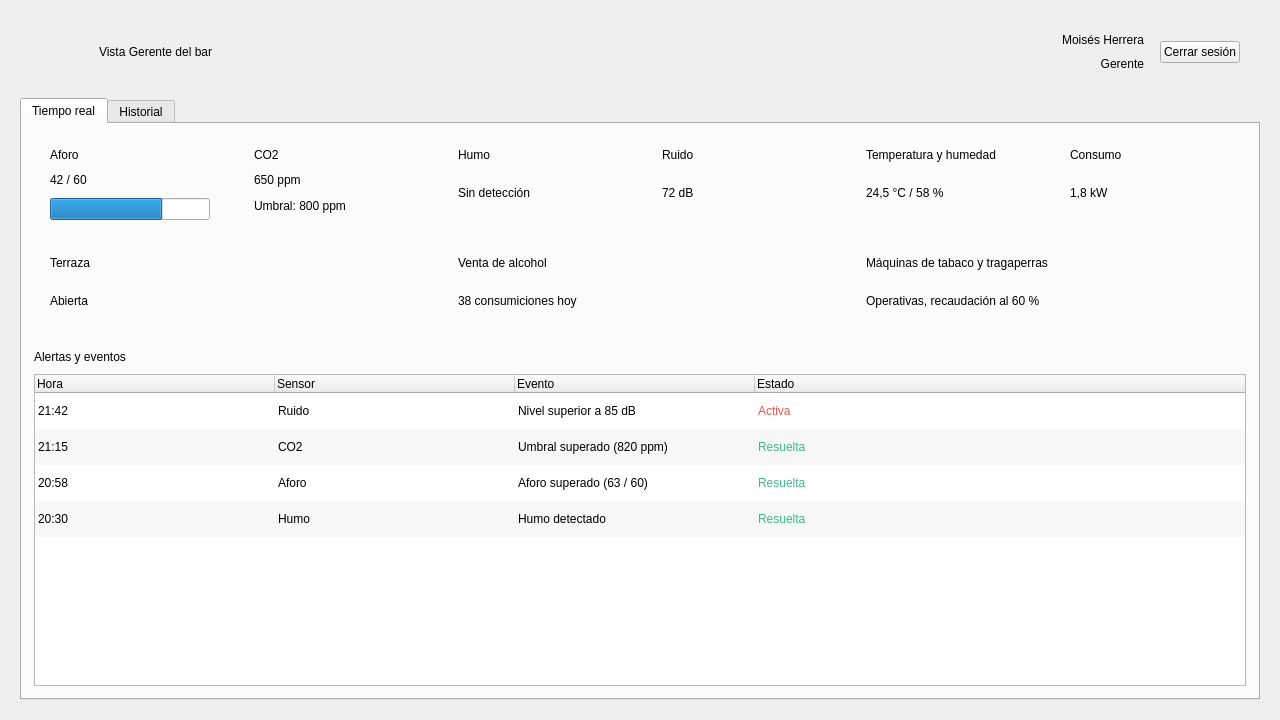
<?xml version='1.0' encoding='UTF-8'?>
<ui version="4.0">
 <class>Gerente</class>
 <widget class="QWidget" name="Gerente">
  <property name="geometry">
   <rect>
    <x>0</x>
    <y>0</y>
    <width>1280</width>
    <height>720</height>
   </rect>
  </property>
  <property name="minimumSize">
   <size>
    <width>1280</width>
    <height>720</height>
   </size>
  </property>
  <property name="windowTitle">
   <string>El Bar de Moe - Vista Gerente del bar</string>
  </property>
  <layout class="QVBoxLayout" name="layoutPrincipal" stretch="0,1">
   <property name="spacing">
    <number>14</number>
   </property>
   <property name="leftMargin">
    <number>20</number>
   </property>
   <property name="topMargin">
    <number>20</number>
   </property>
   <property name="rightMargin">
    <number>20</number>
   </property>
   <property name="bottomMargin">
    <number>20</number>
   </property>
   <item>
    <widget class="QFrame" name="frameCabecera">
     <property name="frameShape">
      <enum>QFrame::NoFrame</enum>
     </property>
     <property name="minimumSize">
      <size>
       <width>0</width>
       <height>64</height>
      </size>
     </property>
     <layout class="QHBoxLayout" name="layoutCabecera" stretch="0,1,0,0">
      <property name="spacing">
       <number>16</number>
      </property>
      <property name="leftMargin">
       <number>20</number>
      </property>
      <property name="topMargin">
       <number>8</number>
      </property>
      <property name="rightMargin">
       <number>20</number>
      </property>
      <property name="bottomMargin">
       <number>8</number>
      </property>
      <item>
       <widget class="QLabel" name="lblLogo">
        <property name="minimumSize">
         <size>
          <width>43</width>
          <height>44</height>
         </size>
        </property>
        <property name="maximumSize">
         <size>
          <width>43</width>
          <height>44</height>
         </size>
        </property>
        <property name="pixmap">
         <pixmap>assets/logo.png</pixmap>
        </property>
        <property name="scaledContents">
         <bool>true</bool>
        </property>
       </widget>
      </item>
      <item>
       <widget class="QLabel" name="lblTituloPantalla">
        <property name="text">
         <string>Vista Gerente del bar</string>
        </property>
       </widget>
      </item>
      <item>
       <layout class="QVBoxLayout" name="layoutUsuario">
        <property name="spacing">
         <number>0</number>
        </property>
        <property name="leftMargin">
         <number>0</number>
        </property>
        <property name="topMargin">
         <number>0</number>
        </property>
        <property name="rightMargin">
         <number>0</number>
        </property>
        <property name="bottomMargin">
         <number>0</number>
        </property>
        <item>
         <widget class="QLabel" name="lblNombreUsuario">
          <property name="text">
           <string>Moisés Herrera</string>
          </property>
          <property name="alignment">
           <set>Qt::AlignRight|Qt::AlignVCenter</set>
          </property>
         </widget>
        </item>
        <item>
         <widget class="QLabel" name="lblRolUsuario">
          <property name="text">
           <string>Gerente</string>
          </property>
          <property name="alignment">
           <set>Qt::AlignRight|Qt::AlignVCenter</set>
          </property>
         </widget>
        </item>
       </layout>
      </item>
      <item>
       <widget class="QPushButton" name="btnCerrarSesion">
        <property name="text">
         <string>Cerrar sesión</string>
        </property>
       </widget>
      </item>
     </layout>
    </widget>
   </item>
   <item>
    <widget class="QTabWidget" name="tabPrincipal">
     <widget class="QWidget" name="pagTiempoReal">
      <layout class="QVBoxLayout" name="layoutTiempoReal" stretch="0,0,1">
       <property name="spacing">
        <number>10</number>
       </property>
       <property name="leftMargin">
        <number>12</number>
       </property>
       <property name="topMargin">
        <number>12</number>
       </property>
       <property name="rightMargin">
        <number>12</number>
       </property>
       <property name="bottomMargin">
        <number>12</number>
       </property>
       <item>
        <layout class="QGridLayout" name="layoutTarjetas" columnstretch="1,1,1,1,1,1">
         <property name="spacing">
          <number>12</number>
         </property>
         <property name="leftMargin">
          <number>0</number>
         </property>
         <property name="topMargin">
          <number>0</number>
         </property>
         <property name="rightMargin">
          <number>0</number>
         </property>
         <property name="bottomMargin">
          <number>0</number>
         </property>
         <item row="0" column="0">
          <widget class="QFrame" name="cardAforo">
           <property name="frameShape">
            <enum>QFrame::NoFrame</enum>
           </property>
           <property name="minimumSize">
            <size>
             <width>0</width>
             <height>96</height>
            </size>
           </property>
           <layout class="QVBoxLayout" name="layoutCardAforo">
            <property name="spacing">
             <number>4</number>
            </property>
            <property name="leftMargin">
             <number>16</number>
            </property>
            <property name="topMargin">
             <number>12</number>
            </property>
            <property name="rightMargin">
             <number>16</number>
            </property>
            <property name="bottomMargin">
             <number>12</number>
            </property>
            <item alignment="Qt::AlignTop">
             <widget class="QLabel" name="lblAforoTitulo">
              <property name="text">
               <string>Aforo</string>
              </property>
             </widget>
            </item>
            <item alignment="Qt::AlignTop">
             <widget class="QLabel" name="lblAforoValor">
              <property name="text">
               <string>42 / 60</string>
              </property>
             </widget>
            </item>
            <item>
             <widget class="QProgressBar" name="barAforo">
              <property name="minimum">
               <number>0</number>
              </property>
              <property name="maximum">
               <number>60</number>
              </property>
              <property name="value">
               <number>42</number>
              </property>
              <property name="textVisible">
               <bool>false</bool>
              </property>
             </widget>
            </item>
           </layout>
          </widget>
         </item>
         <item row="0" column="1">
          <widget class="QFrame" name="cardCo2">
           <property name="frameShape">
            <enum>QFrame::NoFrame</enum>
           </property>
           <property name="minimumSize">
            <size>
             <width>0</width>
             <height>96</height>
            </size>
           </property>
           <layout class="QVBoxLayout" name="layoutCardCo2">
            <property name="spacing">
             <number>4</number>
            </property>
            <property name="leftMargin">
             <number>16</number>
            </property>
            <property name="topMargin">
             <number>12</number>
            </property>
            <property name="rightMargin">
             <number>16</number>
            </property>
            <property name="bottomMargin">
             <number>12</number>
            </property>
            <item alignment="Qt::AlignTop">
             <widget class="QLabel" name="lblCo2Titulo">
              <property name="text">
               <string>CO2</string>
              </property>
             </widget>
            </item>
            <item alignment="Qt::AlignTop">
             <widget class="QLabel" name="lblCo2Valor">
              <property name="text">
               <string>650 ppm</string>
              </property>
             </widget>
            </item>
            <item alignment="Qt::AlignTop">
             <widget class="QLabel" name="lblCo2Umbral">
              <property name="text">
               <string>Umbral: 800 ppm</string>
              </property>
             </widget>
            </item>
           </layout>
          </widget>
         </item>
         <item row="0" column="2">
          <widget class="QFrame" name="cardHumo">
           <property name="frameShape">
            <enum>QFrame::NoFrame</enum>
           </property>
           <property name="minimumSize">
            <size>
             <width>0</width>
             <height>96</height>
            </size>
           </property>
           <layout class="QVBoxLayout" name="layoutCardHumo">
            <property name="spacing">
             <number>4</number>
            </property>
            <property name="leftMargin">
             <number>16</number>
            </property>
            <property name="topMargin">
             <number>12</number>
            </property>
            <property name="rightMargin">
             <number>16</number>
            </property>
            <property name="bottomMargin">
             <number>12</number>
            </property>
            <item alignment="Qt::AlignTop">
             <widget class="QLabel" name="lblHumoTitulo">
              <property name="text">
               <string>Humo</string>
              </property>
             </widget>
            </item>
            <item alignment="Qt::AlignTop">
             <widget class="QLabel" name="lblHumoValor">
              <property name="text">
               <string>Sin detección</string>
              </property>
              <property name="wordWrap">
               <bool>true</bool>
              </property>
             </widget>
            </item>
           </layout>
          </widget>
         </item>
         <item row="0" column="3">
          <widget class="QFrame" name="cardRuido">
           <property name="frameShape">
            <enum>QFrame::NoFrame</enum>
           </property>
           <property name="minimumSize">
            <size>
             <width>0</width>
             <height>96</height>
            </size>
           </property>
           <layout class="QVBoxLayout" name="layoutCardRuido">
            <property name="spacing">
             <number>4</number>
            </property>
            <property name="leftMargin">
             <number>16</number>
            </property>
            <property name="topMargin">
             <number>12</number>
            </property>
            <property name="rightMargin">
             <number>16</number>
            </property>
            <property name="bottomMargin">
             <number>12</number>
            </property>
            <item alignment="Qt::AlignTop">
             <widget class="QLabel" name="lblRuidoTitulo">
              <property name="text">
               <string>Ruido</string>
              </property>
             </widget>
            </item>
            <item alignment="Qt::AlignTop">
             <widget class="QLabel" name="lblRuidoValor">
              <property name="text">
               <string>72 dB</string>
              </property>
             </widget>
            </item>
           </layout>
          </widget>
         </item>
         <item row="0" column="4">
          <widget class="QFrame" name="cardTempHum">
           <property name="frameShape">
            <enum>QFrame::NoFrame</enum>
           </property>
           <property name="minimumSize">
            <size>
             <width>0</width>
             <height>96</height>
            </size>
           </property>
           <layout class="QVBoxLayout" name="layoutCardTempHum">
            <property name="spacing">
             <number>4</number>
            </property>
            <property name="leftMargin">
             <number>16</number>
            </property>
            <property name="topMargin">
             <number>12</number>
            </property>
            <property name="rightMargin">
             <number>16</number>
            </property>
            <property name="bottomMargin">
             <number>12</number>
            </property>
            <item alignment="Qt::AlignTop">
             <widget class="QLabel" name="lblTempHumTitulo">
              <property name="text">
               <string>Temperatura y humedad</string>
              </property>
             </widget>
            </item>
            <item alignment="Qt::AlignTop">
             <widget class="QLabel" name="lblTempHumValor">
              <property name="text">
               <string>24,5 °C / 58 %</string>
              </property>
              <property name="wordWrap">
               <bool>true</bool>
              </property>
             </widget>
            </item>
           </layout>
          </widget>
         </item>
         <item row="0" column="5">
          <widget class="QFrame" name="cardConsumo">
           <property name="frameShape">
            <enum>QFrame::NoFrame</enum>
           </property>
           <property name="minimumSize">
            <size>
             <width>0</width>
             <height>96</height>
            </size>
           </property>
           <layout class="QVBoxLayout" name="layoutCardConsumo">
            <property name="spacing">
             <number>4</number>
            </property>
            <property name="leftMargin">
             <number>16</number>
            </property>
            <property name="topMargin">
             <number>12</number>
            </property>
            <property name="rightMargin">
             <number>16</number>
            </property>
            <property name="bottomMargin">
             <number>12</number>
            </property>
            <item alignment="Qt::AlignTop">
             <widget class="QLabel" name="lblConsumoTitulo">
              <property name="text">
               <string>Consumo</string>
              </property>
             </widget>
            </item>
            <item alignment="Qt::AlignTop">
             <widget class="QLabel" name="lblConsumoValor">
              <property name="text">
               <string>1,8 kW</string>
              </property>
             </widget>
            </item>
           </layout>
          </widget>
         </item>
         <item row="1" column="0" colspan="2">
          <widget class="QFrame" name="cardTerraza">
           <property name="frameShape">
            <enum>QFrame::NoFrame</enum>
           </property>
           <property name="minimumSize">
            <size>
             <width>0</width>
             <height>96</height>
            </size>
           </property>
           <layout class="QVBoxLayout" name="layoutCardTerraza">
            <property name="spacing">
             <number>4</number>
            </property>
            <property name="leftMargin">
             <number>16</number>
            </property>
            <property name="topMargin">
             <number>12</number>
            </property>
            <property name="rightMargin">
             <number>16</number>
            </property>
            <property name="bottomMargin">
             <number>12</number>
            </property>
            <item alignment="Qt::AlignTop">
             <widget class="QLabel" name="lblTerrazaTitulo">
              <property name="text">
               <string>Terraza</string>
              </property>
             </widget>
            </item>
            <item alignment="Qt::AlignTop">
             <widget class="QLabel" name="lblTerrazaValor">
              <property name="text">
               <string>Abierta</string>
              </property>
             </widget>
            </item>
           </layout>
          </widget>
         </item>
         <item row="1" column="2" colspan="2">
          <widget class="QFrame" name="cardAlcohol">
           <property name="frameShape">
            <enum>QFrame::NoFrame</enum>
           </property>
           <property name="minimumSize">
            <size>
             <width>0</width>
             <height>96</height>
            </size>
           </property>
           <layout class="QVBoxLayout" name="layoutCardAlcohol">
            <property name="spacing">
             <number>4</number>
            </property>
            <property name="leftMargin">
             <number>16</number>
            </property>
            <property name="topMargin">
             <number>12</number>
            </property>
            <property name="rightMargin">
             <number>16</number>
            </property>
            <property name="bottomMargin">
             <number>12</number>
            </property>
            <item alignment="Qt::AlignTop">
             <widget class="QLabel" name="lblAlcoholTitulo">
              <property name="text">
               <string>Venta de alcohol</string>
              </property>
             </widget>
            </item>
            <item alignment="Qt::AlignTop">
             <widget class="QLabel" name="lblAlcoholValor">
              <property name="text">
               <string>38 consumiciones hoy</string>
              </property>
              <property name="wordWrap">
               <bool>true</bool>
              </property>
             </widget>
            </item>
           </layout>
          </widget>
         </item>
         <item row="1" column="4" colspan="2">
          <widget class="QFrame" name="cardMaquinas">
           <property name="frameShape">
            <enum>QFrame::NoFrame</enum>
           </property>
           <property name="minimumSize">
            <size>
             <width>0</width>
             <height>96</height>
            </size>
           </property>
           <layout class="QVBoxLayout" name="layoutCardMaquinas">
            <property name="spacing">
             <number>4</number>
            </property>
            <property name="leftMargin">
             <number>16</number>
            </property>
            <property name="topMargin">
             <number>12</number>
            </property>
            <property name="rightMargin">
             <number>16</number>
            </property>
            <property name="bottomMargin">
             <number>12</number>
            </property>
            <item alignment="Qt::AlignTop">
             <widget class="QLabel" name="lblMaquinasTitulo">
              <property name="text">
               <string>Máquinas de tabaco y tragaperras</string>
              </property>
             </widget>
            </item>
            <item alignment="Qt::AlignTop">
             <widget class="QLabel" name="lblMaquinasValor">
              <property name="text">
               <string>Operativas, recaudación al 60 %</string>
              </property>
              <property name="wordWrap">
               <bool>true</bool>
              </property>
             </widget>
            </item>
           </layout>
          </widget>
         </item>
        </layout>
       </item>
       <item>
        <widget class="QLabel" name="lblAlertasTitulo">
         <property name="text">
          <string>Alertas y eventos</string>
         </property>
        </widget>
       </item>
       <item>
        <widget class="QTableWidget" name="tblAlertas">
         <property name="editTriggers">
          <set>QAbstractItemView::NoEditTriggers</set>
         </property>
         <property name="alternatingRowColors">
          <bool>true</bool>
         </property>
         <property name="selectionMode">
          <enum>QAbstractItemView::SingleSelection</enum>
         </property>
         <property name="selectionBehavior">
          <enum>QAbstractItemView::SelectRows</enum>
         </property>
         <property name="showGrid">
          <bool>false</bool>
         </property>
         <attribute name="horizontalHeaderDefaultSectionSize">
          <number>240</number>
         </attribute>
         <attribute name="horizontalHeaderStretchLastSection">
          <bool>true</bool>
         </attribute>
         <attribute name="verticalHeaderVisible">
          <bool>false</bool>
         </attribute>
         <attribute name="verticalHeaderDefaultSectionSize">
          <number>36</number>
         </attribute>
         <column>
          <property name="text">
           <string>Hora</string>
          </property>
          <property name="textAlignment">
           <set>Qt::AlignLeading|Qt::AlignVCenter</set>
          </property>
         </column>
         <column>
          <property name="text">
           <string>Sensor</string>
          </property>
          <property name="textAlignment">
           <set>Qt::AlignLeading|Qt::AlignVCenter</set>
          </property>
         </column>
         <column>
          <property name="text">
           <string>Evento</string>
          </property>
          <property name="textAlignment">
           <set>Qt::AlignLeading|Qt::AlignVCenter</set>
          </property>
         </column>
         <column>
          <property name="text">
           <string>Estado</string>
          </property>
          <property name="textAlignment">
           <set>Qt::AlignLeading|Qt::AlignVCenter</set>
          </property>
         </column>
         <row>
          <property name="text">
           <string>1</string>
          </property>
         </row>
         <row>
          <property name="text">
           <string>2</string>
          </property>
         </row>
         <row>
          <property name="text">
           <string>3</string>
          </property>
         </row>
         <row>
          <property name="text">
           <string>4</string>
          </property>
         </row>
         <item row="0" column="0">
          <property name="text">
           <string>21:42</string>
          </property>
         </item>
         <item row="0" column="1">
          <property name="text">
           <string>Ruido</string>
          </property>
         </item>
         <item row="0" column="2">
          <property name="text">
           <string>Nivel superior a 85 dB</string>
          </property>
         </item>
         <item row="0" column="3">
          <property name="text">
           <string>Activa</string>
          </property>
          <property name="foreground">
           <brush brushstyle="SolidPattern">
            <color alpha="255">
             <red>229</red>
             <green>87</green>
             <blue>79</blue>
            </color>
           </brush>
          </property>
         </item>
         <item row="1" column="0">
          <property name="text">
           <string>21:15</string>
          </property>
         </item>
         <item row="1" column="1">
          <property name="text">
           <string>CO2</string>
          </property>
         </item>
         <item row="1" column="2">
          <property name="text">
           <string>Umbral superado (820 ppm)</string>
          </property>
         </item>
         <item row="1" column="3">
          <property name="text">
           <string>Resuelta</string>
          </property>
          <property name="foreground">
           <brush brushstyle="SolidPattern">
            <color alpha="255">
             <red>63</red>
             <green>182</green>
             <blue>139</blue>
            </color>
           </brush>
          </property>
         </item>
         <item row="2" column="0">
          <property name="text">
           <string>20:58</string>
          </property>
         </item>
         <item row="2" column="1">
          <property name="text">
           <string>Aforo</string>
          </property>
         </item>
         <item row="2" column="2">
          <property name="text">
           <string>Aforo superado (63 / 60)</string>
          </property>
         </item>
         <item row="2" column="3">
          <property name="text">
           <string>Resuelta</string>
          </property>
          <property name="foreground">
           <brush brushstyle="SolidPattern">
            <color alpha="255">
             <red>63</red>
             <green>182</green>
             <blue>139</blue>
            </color>
           </brush>
          </property>
         </item>
         <item row="3" column="0">
          <property name="text">
           <string>20:30</string>
          </property>
         </item>
         <item row="3" column="1">
          <property name="text">
           <string>Humo</string>
          </property>
         </item>
         <item row="3" column="2">
          <property name="text">
           <string>Humo detectado</string>
          </property>
         </item>
         <item row="3" column="3">
          <property name="text">
           <string>Resuelta</string>
          </property>
          <property name="foreground">
           <brush brushstyle="SolidPattern">
            <color alpha="255">
             <red>63</red>
             <green>182</green>
             <blue>139</blue>
            </color>
           </brush>
          </property>
         </item>
        </widget>
       </item>
      </layout>
      <attribute name="title">
       <string>Tiempo real</string>
      </attribute>
     </widget>
     <widget class="QWidget" name="pagHistorial">
      <layout class="QVBoxLayout" name="layoutHistorial" stretch="0,1">
       <property name="spacing">
        <number>10</number>
       </property>
       <property name="leftMargin">
        <number>12</number>
       </property>
       <property name="topMargin">
        <number>12</number>
       </property>
       <property name="rightMargin">
        <number>12</number>
       </property>
       <property name="bottomMargin">
        <number>12</number>
       </property>
       <item>
        <layout class="QHBoxLayout" name="layoutSelectorSensor" stretch="0,1">
         <property name="spacing">
          <number>10</number>
         </property>
         <property name="leftMargin">
          <number>0</number>
         </property>
         <property name="topMargin">
          <number>0</number>
         </property>
         <property name="rightMargin">
          <number>0</number>
         </property>
         <property name="bottomMargin">
          <number>0</number>
         </property>
         <item>
          <widget class="QLabel" name="lblSensorEtiqueta">
           <property name="text">
            <string>Sensor:</string>
           </property>
          </widget>
         </item>
         <item>
          <widget class="QComboBox" name="cmbSensor">
           <item>
            <property name="text">
             <string>Aforo</string>
            </property>
           </item>
           <item>
            <property name="text">
             <string>CO2</string>
            </property>
           </item>
           <item>
            <property name="text">
             <string>Humo</string>
            </property>
           </item>
           <item>
            <property name="text">
             <string>Ruido</string>
            </property>
           </item>
           <item>
            <property name="text">
             <string>Temperatura y humedad</string>
            </property>
           </item>
           <item>
            <property name="text">
             <string>Consumo</string>
            </property>
           </item>
          </widget>
         </item>
        </layout>
       </item>
       <item>
        <widget class="QTableWidget" name="tblHistorial">
         <property name="editTriggers">
          <set>QAbstractItemView::NoEditTriggers</set>
         </property>
         <property name="alternatingRowColors">
          <bool>true</bool>
         </property>
         <property name="selectionMode">
          <enum>QAbstractItemView::SingleSelection</enum>
         </property>
         <property name="selectionBehavior">
          <enum>QAbstractItemView::SelectRows</enum>
         </property>
         <property name="showGrid">
          <bool>false</bool>
         </property>
         <attribute name="horizontalHeaderDefaultSectionSize">
          <number>320</number>
         </attribute>
         <attribute name="horizontalHeaderStretchLastSection">
          <bool>true</bool>
         </attribute>
         <attribute name="verticalHeaderVisible">
          <bool>false</bool>
         </attribute>
         <attribute name="verticalHeaderDefaultSectionSize">
          <number>36</number>
         </attribute>
         <column>
          <property name="text">
           <string>Fecha</string>
          </property>
          <property name="textAlignment">
           <set>Qt::AlignLeading|Qt::AlignVCenter</set>
          </property>
         </column>
         <column>
          <property name="text">
           <string>Hora</string>
          </property>
          <property name="textAlignment">
           <set>Qt::AlignLeading|Qt::AlignVCenter</set>
          </property>
         </column>
         <column>
          <property name="text">
           <string>Valor</string>
          </property>
          <property name="textAlignment">
           <set>Qt::AlignLeading|Qt::AlignVCenter</set>
          </property>
         </column>
         <row>
          <property name="text">
           <string>1</string>
          </property>
         </row>
         <row>
          <property name="text">
           <string>2</string>
          </property>
         </row>
         <row>
          <property name="text">
           <string>3</string>
          </property>
         </row>
         <row>
          <property name="text">
           <string>4</string>
          </property>
         </row>
         <item row="0" column="0">
          <property name="text">
           <string>21/10/2026</string>
          </property>
         </item>
         <item row="0" column="1">
          <property name="text">
           <string>21:00</string>
          </property>
         </item>
         <item row="0" column="2">
          <property name="text">
           <string>42 personas</string>
          </property>
         </item>
         <item row="1" column="0">
          <property name="text">
           <string>21/10/2026</string>
          </property>
         </item>
         <item row="1" column="1">
          <property name="text">
           <string>14:00</string>
          </property>
         </item>
         <item row="1" column="2">
          <property name="text">
           <string>18 personas</string>
          </property>
         </item>
         <item row="2" column="0">
          <property name="text">
           <string>20/10/2026</string>
          </property>
         </item>
         <item row="2" column="1">
          <property name="text">
           <string>21:00</string>
          </property>
         </item>
         <item row="2" column="2">
          <property name="text">
           <string>55 personas</string>
          </property>
         </item>
         <item row="3" column="0">
          <property name="text">
           <string>19/10/2026</string>
          </property>
         </item>
         <item row="3" column="1">
          <property name="text">
           <string>21:00</string>
          </property>
         </item>
         <item row="3" column="2">
          <property name="text">
           <string>47 personas</string>
          </property>
         </item>
        </widget>
       </item>
      </layout>
      <attribute name="title">
       <string>Historial</string>
      </attribute>
     </widget>
    </widget>
   </item>
  </layout>
 </widget>
 <resources />
 <connections />
</ui>
